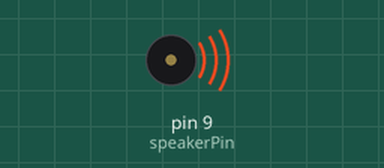
Bench run of a sketch on a simulated Arduino Uno, built with avr-gcc and run on an emulated ATmega328P. On the bench: buzzer (waves = sounding).

Above: at 0.9 s.
Timing chart, 0 to 4.3 s (numbered marks = the images above):
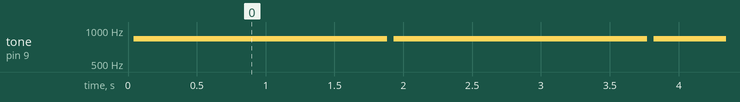

Measured:
- by itself, tone on pin 9 (speakerPin): alternates 835 Hz for 1.8 s and silent for 0.05 s

The sketch:

melody_revised.ino
```cpp
/* Based on: Melody
 * (cleft) 2005 D. Cuartielles for K3
 * Tuned edits by Ian Klatzco.
 * This example uses a piezo speaker to play melodies.  It sends
 * a square wave of the appropriate frequency to the piezo, generating
 * the corresponding tone.
 *
 * The calculation of the tones is made following the mathematical
 * operation:
 *
 *       timeHigh = period / 2 = 1 / (2 * toneFrequency)
 *
 * where the different tones are described as in the table:
 *
 * Revisions: I've found the calculated frequencies for the flats/sharps.
 * These numbers are derived from the period/2. The numbers below the table, in the actual code, have been tuned, though to a specific buzzer. I advise downloading a tuner app on your phone and testing each note you'll play.
 * These have been tuned to a 2.048 kHz frequency buzzer, specifically http://www.digikey.com/product-detail/en/CEM-1203(42)/102-1153-ND/412412
 * note 	frequency 	period 	timeHigh
 * c 	        261 Hz 	        3830 	1915
 * d 	        294 Hz 	        3400 	1700
 * e 	        329 Hz 	        3038 	1519
 * f 	        349 Hz 	        2864 	1432
 * g 	        392 Hz 	        2550 	1275
 * aflat (x)    415             2400    1200
 * a 	        440 Hz 	        2272 	1136
 * bflat (z)    466 	        2100    1050
 * b 	        493 Hz 	        2028	1014
 * C	        523 Hz	        1912 	956
 * Dflat (y)    554             1800    900
 * D            587             1700    850
 * Eflat (w)    622             1600    800
 * E            659             1500    750
 * F            698             1400    700
 * F# (q)       740             1350    675
 * G            784             1280    640
 * G# (i)       831             1200    600
 * http://www.arduino.cc/en/Tutorial/Melody
 */

int speakerPin = 9;


char notes[] = "i"; // a space represents a rest
int length = sizeof(notes); // the number of notes in the below names[] array
int beats[] = { 24,1,1,1,}; // have as many of these as you have notes in the above array
int tempo = 75;

void playTone(int tone, int duration) {
  for (long i = 0; i < duration * 1000L; i += tone * 2) {
    digitalWrite(speakerPin, HIGH);
    delayMicroseconds(tone);
    digitalWrite(speakerPin, LOW);
    delayMicroseconds(tone);
  }
}

void playNote(char note, int duration) {
  char names[] = { 'c', 'd', 'e', 'f', 'g', 'x', 'a', 'z', 'b', 'C', 'y', 'D', 'w', 'E', 'F', 'q', 'G', 'i' };
  // c=C4, C = C5. These values have been tuned.
  int tones[] = { 1898, 1690, 1500, 1420, 1265, 1194, 1126, 1063, 1001, 947, 893, 843, 795, 749, 710, 668, 630, 594 };

  // play the tone corresponding to the note name
  for (int i = 0; i < 18; i++) {
    if (names[i] == note) {
      playTone(tones[i], duration);
    }
  }
}

void setup() {
  pinMode(speakerPin, OUTPUT);
}

void loop() {
    for (int i = 0; i < length; i++) {
    if (notes[i] == ' ') {
      delay(beats[i] * tempo); // rest
    } else {
      playNote(notes[i], beats[i] * tempo);
    }

    // pause between notes
    delay(tempo / 2);
  }
}
```
